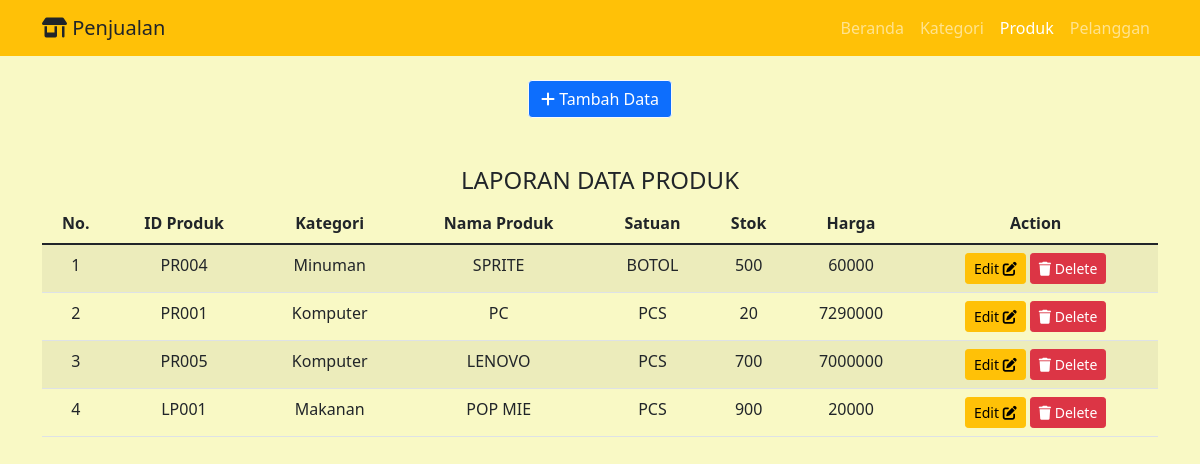
The app's page /view_produk.php with its own data.
### tables this page shows
CREATE TABLE `tbproduk` (
  `idproduk` varchar(5) NOT NULL,
  `idkategori` varchar(5) NOT NULL,
  `namaproduk` varchar(50) NOT NULL,
  `satuan` varchar(20) NOT NULL,
  `stok` varchar(11) NOT NULL,
  `harga` double NOT NULL
);

CREATE TABLE `tbkategori` (
  `idkategori` varchar(5) NOT NULL,
  `namakategori` varchar(50) NOT NULL
);

### view_produk.php (the view, shortened to what this page needs)
<!DOCTYPE html>
<html lang="en">
    <head>
        <link href="css/styles.css" rel="stylesheet" />
        <link rel="stylesheet" href="https://cdnjs.cloudflare.com/ajax/libs/font-awesome/6.1.1/css/all.min.css" />
    </head>
    <body>
        <nav class="navbar navbar-expand-lg navbar-dark bg-warning">
            <div class="container">
                <a class="navbar-brand text-dark" href="#"><i class="fa-solid fa-shop"></i> Penjualan</a>
                <div class="collapse navbar-collapse" id="navbarSupportedContent">
                    <ul class="navbar-nav ms-auto mb-2 mb-lg-0">
                        <li class="nav-item"><a class="nav-link" aria-current="page" href="index.php">Beranda</a></li>
                        <li class="nav-item"><a class="nav-link" href="view_kategori.php">Kategori</a></li>
						<li class="nav-item"><a class="nav-link active" href="view_produk.php">Produk</a></li>
						<li class="nav-item"><a class="nav-link" href="view_pelanggan.php">Pelanggan</a></li>
                    </ul>
                </div>
            </div>
        </nav>
        <div class="container">
         <div class="row">
			<div class="col-lg-12 text-center"><br>
			<a class="btn btn-primary border border-light" href="add_produk.php"><i class="fa-solid fa-plus"></i> Tambah Data</a>
			<h4 class="mt-5">LAPORAN DATA PRODUK</h4>
			<table class="table table-striped">
				<thead>
					<tr>
						<th>No.</th>
						<th>ID Produk</th>
						<th>Kategori</th>
						<th>Nama Produk</th>
						<th>Satuan</th>
						<th>Stok</th>
						<th>Harga</th>
						<th>Action</th>
					</tr>
				</thead>
				<?php
				$query = "SELECT * FROM tbproduk inner join tbkategori on tbkategori.idkategori=tbproduk.idkategori";
				$hasil = mysql_query($query);
				?>
				<?php
				while($data = mysql_fetch_array($hasil))
				{
					?>
				<tr>
					<td><?php echo ++$no_urut; ?></td>
					<td><?php echo $data['idproduk']; ?></td>
					<td><?php echo $data['namakategori']; ?></td>
					<td><?php echo $data['namaproduk']; ?></td>
					<td><?php echo $data['satuan']; ?></td>
					<td><?php echo $data['stok']; ?></td>
					<td><?php echo $data['harga']; ?></td>
					<td>
						<a class="btn btn-warning btn-sm" href="edit_produk.php?idproduk=<?php echo $data['idproduk'];?>">Edit <i class="fa-solid fa-pen-to-square"></i></a>
						<a class="btn btn-danger btn-sm" href="del_produk.php?idproduk=<?php echo $data['idproduk'];?>"> <i class="fa-solid fa-trash"></i> Delete</a>
					</td>
				</tr>
				<?php
				}
				?>
			</table>
			</div>
			</div>
        </div>
    </body>
</html>

### records on screen
tbproduk: idproduk "PR004", idkategori.namakategori "Minuman", namaproduk "SPRITE", satuan "BOTOL", stok "500", harga "60000"
tbproduk: idproduk "PR001", idkategori.namakategori "Komputer", namaproduk "PC", satuan "PCS", stok "20", harga "7290000"
tbproduk: idproduk "PR005", idkategori.namakategori "Komputer", namaproduk "LENOVO", satuan "PCS", stok "700", harga "7000000"
tbproduk: idproduk "LP001", idkategori.namakategori "Makanan", namaproduk "POP MIE", satuan "PCS", stok "900", harga "20000"
